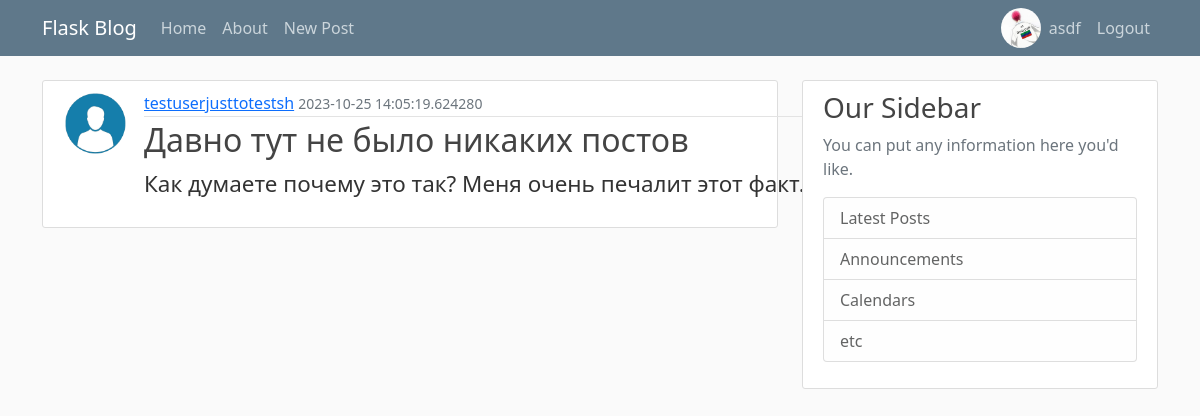
The page /post/25 (signed in) on the database its author committed.
### flaskblog/models.py (models this page shows, shortened)
class User(db.Model, UserMixin):
    id = db.Column(db.Integer, primary_key=True)
    username = db.Column(db.String(20), unique=True, nullable=False)
    email = db.Column(db.String(120), unique=True, nullable=False)
    image_file = db.Column(db.String(20), nullable=False, default='default.png')
    password = db.Column(db.String(60),  nullable=False)
    posts = db.relationship('Post', backref='author', lazy=True)

class Post(db.Model):
    id = db.Column(db.Integer, primary_key=True)
    title = db.Column(db.String(100), nullable=False)
    date_posted = db.Column(db.DateTime, nullable=False, default=datetime.utcnow)
    content = db.Column(db.Text, nullable=False)
    user_id = db.Column(db.Integer, db.ForeignKey('user.id'), nullable=False)

### flaskblog/posts/routes.py (the view)
@posts.route("/post/<int:post_id>")
def post(post_id):
    post = db.get_or_404(Post, post_id)
    return render_template('post.html', title=post.title, post=post)

### flaskblog/models.py (called while the page is built)
@login_manager.user_loader
def load_user(user_id):
    query = db.select(User).where(User.id == int(user_id))  # user_id should be an integer so int() here to be sure
    return db.session.execute(query).scalar()               # using scalar() to get only one element

### flaskblog/templates/post.html (shortened to what this page needs)
{% extends "layout.html" %}
{% block content %}
    <article class="d-flex content-section">
        <img class="rounded-circle article-img" src="{{ url_for('static', filename='profile_pics/' + post.author.image_file) }}" alt="user profile picture">
        <div class="flex-shrink-0">
            <div class="article-metadata">
                <a class="mr-2" href="{{ url_for('users.user_posts', username=post.author.username) }}">{{ post.author.username }}</a>
                <small class="text-muted">{{ post.date_posted | localtime}}</small>
            </div>
            <h2 class="article-title">{{ post.title }}</h2>
            <p class="article-content article-opened">{{ post.content }}</p>
        </div>
    </article>
{% endblock content %}

### flaskblog/templates/layout.html (shortened to what this page needs)
<!DOCTYPE html>
<html lang="en">
<head>
    <link href="https://cdn.jsdelivr.net/npm/bootstrap@5.0.2/dist/css/bootstrap.min.css" rel="stylesheet">
    <link rel="stylesheet" type="text/css" href="{{ url_for('static', filename='main.css') }}">
</head>
<body>
    <header class="site-header">
      <nav class="navbar navbar-expand-md navbar-dark bg-steel fixed-top">
        <div class="container">
          <a class="navbar-brand mr-4" href="{{ url_for('main.home') }}">Flask Blog</a>
          <div class="collapse navbar-collapse" id="navbarToggle">
            <div class="navbar-nav mr-auto">
              <a class="nav-item nav-link" href="{{ url_for('main.home') }}">Home</a>
              <a class="nav-item nav-link" href="{{ url_for('main.about') }}">About</a>
              {% if current_user.is_authenticated %}
                  <a class="nav-item nav-link" href="{{ url_for('posts.new_post') }}">New Post</a>
              {% endif %}
            </div>
            <div class="navbar-nav ms-auto">
                {% if current_user.is_authenticated %}
                    <a href="{{ url_for('users.account') }}"><img class="rounded-circle account-img-header" src="{{ url_for('static', filename='profile_pics/' + current_user.image_file)}}" alt="profile-picture"></a>
                    <a class="nav-item nav-link" href="{{ url_for('users.account') }}">{{ current_user.username }}</a>
                    <a class="nav-item nav-link" href="{{ url_for('users.logout') }}">Logout</a>
                {% else %}
                    <a class="nav-item nav-link" href="{{ url_for('users.login') }}">Login</a>
                    <a class="nav-item nav-link" href="{{ url_for('users.register') }}">Register</a>
                {% endif %}
            </div>
          </div>
        </div>
      </nav>
    </header>
    <main role="main" class="container">
        <div class="row">
          <div class="col-md-8">
            {% block content %}{% endblock %}
          </div>
          <div class="col-md-4">
            <div class="content-section">
              <h3>Our Sidebar</h3>
              <p class='text-muted'>You can put any information here you'd like.
                <ul class="list-group">
                  <li class="list-group-item list-group-item-light">Latest Posts</li>
                  <li class="list-group-item list-group-item-light">Announcements</li>
                  <li class="list-group-item list-group-item-light">Calendars</li>
                  <li class="list-group-item list-group-item-light">etc</li>
                </ul>
              </p>
            </div>
          </div>
        </div>
    </main>
</body>
</html>

### flaskblog/static/main.css (style rules this page uses)
body { background: #fafafa; color: #333333; margin-top: 5rem; }
h1, h2, h3, h4, h5, h6 { color: #444444; }
.bg-steel { background-color: #5f788a; }
.site-header .navbar-nav .nav-link { color: #cbd5db; }
.content-section { background: #ffffff; padding: 10px 20px; border: 1px solid #dddddd; border-radius: 3px; margin-bottom: 20px; }
.article-title { display: flex; color: #444444; width: 740px; }
.article-content { white-space: pre-line; width: 740px; }
.article-opened { font-size: 1.4rem; }
.article-img { height: 65px; width: 65px; margin-right: 16px; }
.article-metadata { padding-bottom: 1px; margin-bottom: 4px; border-bottom: 1px solid #e3e3e3 }
.account-img-header { height: 40px; width: 40px; }

### rows shown on the page
User: image_file (picture), username "asdf"
User: image_file (placeholder picture), author.username "testuserjusttotestsh"
Post: date_posted "2023-10-25 14:05:19.624280", title "Давно тут не было никаких постов", content "Как думаете почему это так? Меня очень печалит этот факт...."
